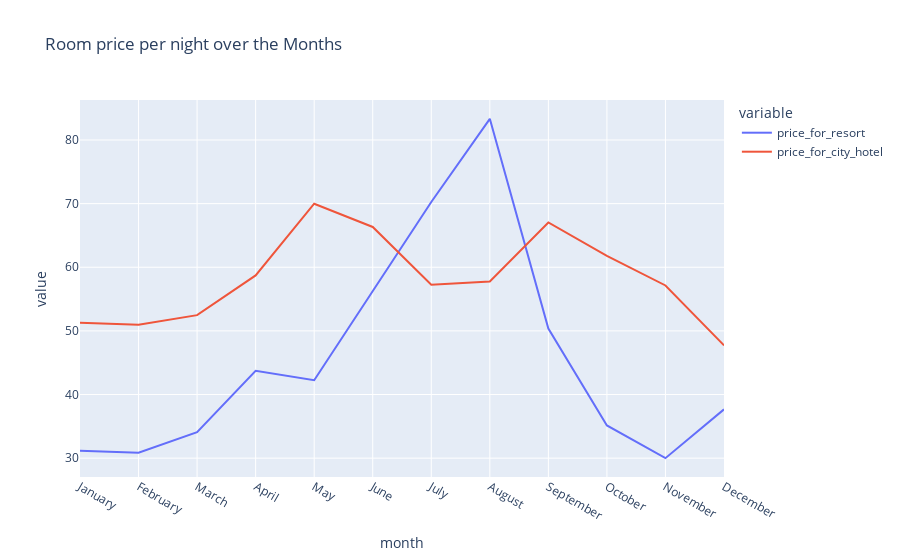

Source (notebook cell):
### Code cell
px.line(final, x='month',
        y=['price_for_resort','price_for_city_hotel'], 
        title='Room price per night over the Months')

#Summer in Portugal is between June and mid-September 
#while the winter season falls between December

### Figure 1 — Plotly figure (JSON) as saved in the notebook; plotly's stock layout.template omitted (floating-point values rounded to 4 significant figures)
{"data": [{"hovertemplate": "variable=price_for_resort<br>month=%{x}<br>value=%{y}<extra></extra>", "legendgroup": "price_for_resort", "line": {"color": "#636efa", "dash": "solid"}, "marker": {"symbol": "circle"}, "mode": "lines", "name": "price_for_resort", "orientation": "v", "showlegend": true, "type": "scatter", "x": ["January", "February", "March", "April", "May", "June", "July", "August", "September", "October", "November", "December"], "xaxis": "x", "y": [31.17, 30.85, 34.1, 43.73, 42.25, 56.35, 70.26, 83.32, 50.37, 35.14, 30.0, 37.67], "yaxis": "y"}, {"hovertemplate": "variable=price_for_city_hotel<br>month=%{x}<br>value=%{y}<extra></extra>", "legendgroup": "price_for_city_hotel", "line": {"color": "#EF553B", "dash": "solid"}, "marker": {"symbol": "circle"}, "mode": "lines", "name": "price_for_city_hotel", "orientation": "v", "showlegend": true, "type": "scatter", "x": ["January", "February", "March", "April", "May", "June", "July", "August", "September", "October", "November", "December"], "xaxis": "x", "y": [51.28, 50.95, 52.48, 58.72, 69.99, 66.34, 57.26, 57.77, 67.04, 61.8, 57.14, 47.72], "yaxis": "y"}], "layout": {"legend": {"title": {"text": "variable"}, "tracegroupgap": 0}, "title": {"text": "Room price per night over the Months"}, "xaxis": {"anchor": "y", "domain": [0, 1], "title": {"text": "month"}}, "yaxis": {"anchor": "x", "domain": [0, 1], "title": {"text": "value"}}}}
